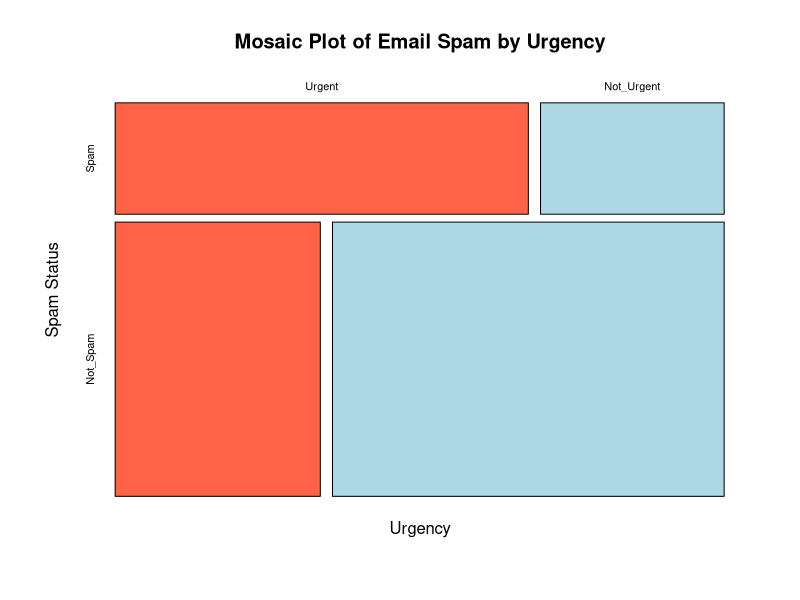

Source code (R):
## ---- chunk 1
# Step 1: Create the contingency matrix
email_matrix <- matrix(c(9, 11, 4, 21), nrow = 2, byrow = FALSE,
                       dimnames = list(Spam_Status = c("Spam", "Not_Spam"),
                                       Urgency = c("Urgent", "Not_Urgent")))

# Step 2: Mosaic plot with custom colors
mosaicplot(email_matrix, color = c("tomato", "lightblue"), 
           main = "Mosaic Plot of Email Spam by Urgency",
           xlab = "Urgency", ylab = "Spam Status", 
           sort = 1:2, dir = c("h", "v"))
## ---- chunk 2
# Extract values
a <- email_matrix["Spam", "Urgent"]
b <- email_matrix["Not_Spam", "Urgent"]
c <- email_matrix["Spam", "Not_Urgent"]
d <- email_matrix["Not_Spam", "Not_Urgent"]

# Compute conditional probabilities
odds_ratio <- (a / b) / (c / d)
odds_ratio
## ---- chunk 3
# Perform one-sided Fisher's exact test
fisher_result <- fisher.test(email_matrix, alternative = "greater")
fisher_result
